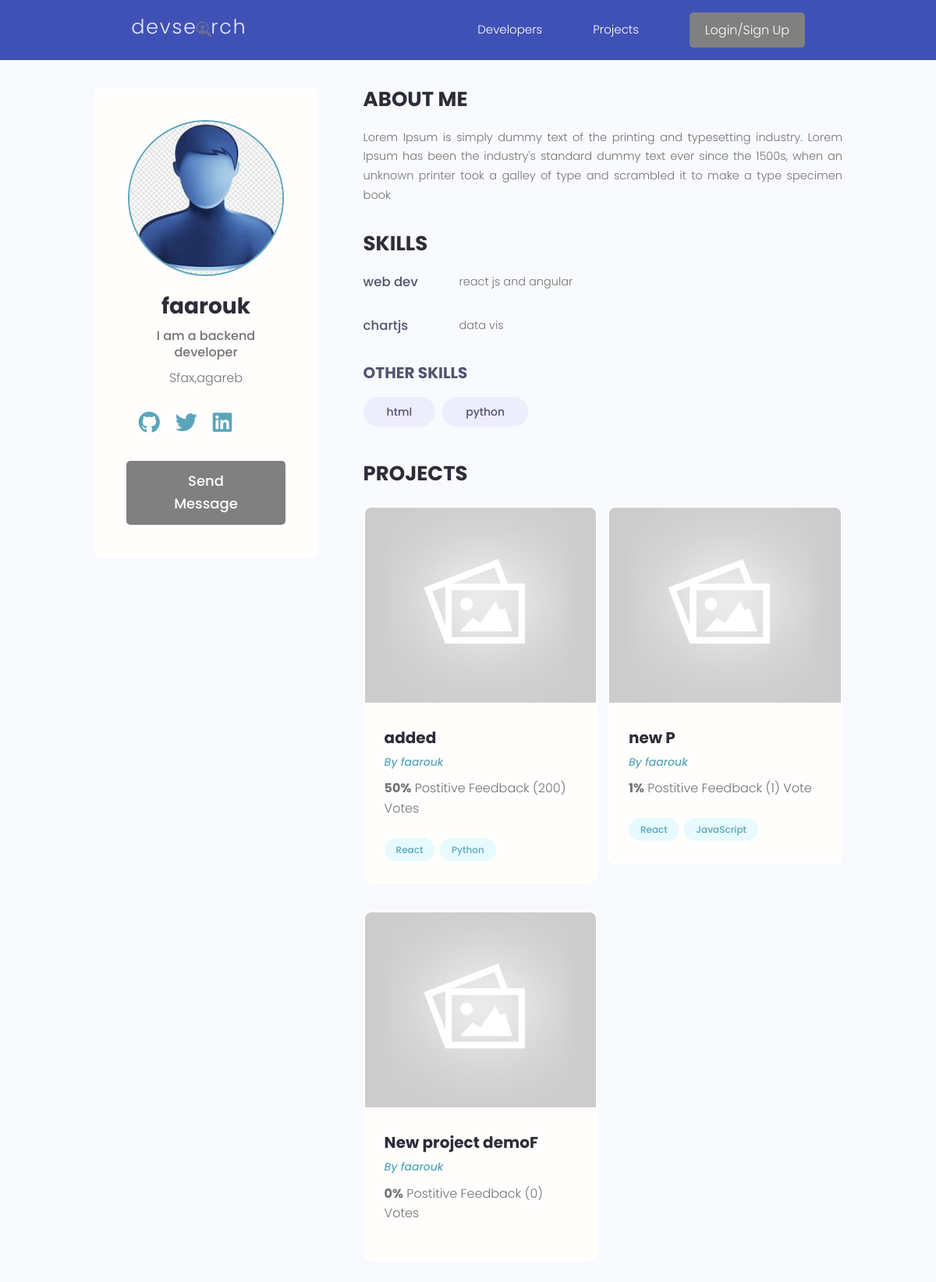
/profile/88b4c485-e2a3-436c-9921-4944f9a081f5/, run on an earlier commit of the app's database.
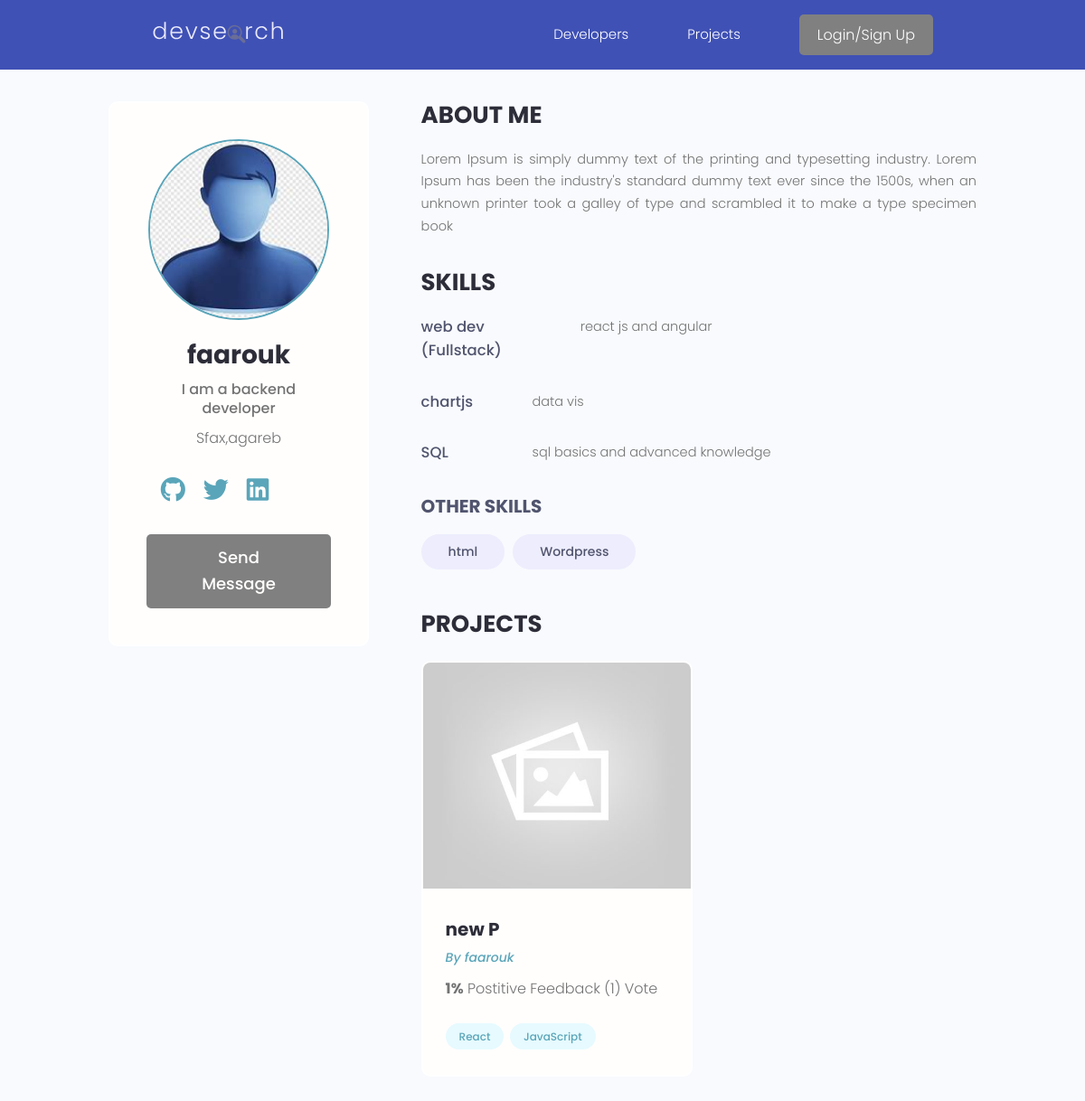
And on a later commit of the database.
### users/models.py (models this page shows, shortened)
class Skill(models.Model):
    owner = models.ForeignKey(Profile,on_delete=models.CASCADE,null=True,blank=True)
    name =  models.CharField(max_length=200,null=True,blank=True)
    description = models.TextField(null=True,blank=True)
    created = models.DateTimeField(auto_now_add=True)
    id = models.UUIDField(default=uuid.uuid4, unique = True,
                          primary_key=True,editable=False)
    def __str__(self) -> str:
        return str(self.name)

class Profile(models.Model):
    user = models.OneToOneField(User,on_delete=models.CASCADE,null=True,blank=True)
    name = models.CharField(max_length=200,null=True,blank=True)
    email = models.EmailField(max_length=500,null=True,blank=True)
    username = models.CharField(max_length=200,null=True,blank=True)
    location = models.CharField(max_length=200,null=True,blank=True)
    short_intro = models.CharField(max_length=200,null=True,blank=True)
    bio = models.TextField(null=True,blank=True)
    profile_image = models.ImageField(null=True,blank=True,upload_to='profiles/',default="profiles/user-default.png")
    social_github = models.CharField(max_length=200,null=True,blank=True)
    social_twitter = models.CharField(max_length=200,null=True,blank=True)
    social_linkedin = models.CharField(max_length=200,null=True,blank=True)
    social_youtube = models.CharField(max_length=200,null=True,blank=True)
    social_website = models.CharField(max_length=200,null=True,blank=True)
    created = models.DateTimeField(auto_now_add=True)
    id = models.UUIDField(default=uuid.uuid4, unique = True,
                          primary_key=True,editable=False)

### projects/models.py (models this page shows, shortened)
class Project(models.Model):
    owner = models.ForeignKey(Profile,null=True,blank=True,on_delete=models.SET_NULL)
    title = models.CharField(max_length=200)
    description = models.TextField(null=True,blank=True)
    featured_image = models.ImageField(null=True,blank=True,default='default.jpg')
    demo_link = models.CharField(max_length=2000, null=True,blank=True)
    source_link = models.CharField(max_length=2000,null=True,blank=True)
    tags = models.ManyToManyField('Tag',blank=True)
    vote_total = models.IntegerField(default=0,null=True,blank=True)
    vote_ratio = models.IntegerField(default=0,null=True,blank=True)
    created = models.DateTimeField(auto_now_add=True)
    id = models.UUIDField(default=uuid.uuid4, unique = True,
                          primary_key=True,editable=False)
    class Meta:
        ordering = ['-vote_ratio' , '-vote_total' , 'title' ]

class Tag(models.Model):
    name = models.CharField(max_length=200)
    created = models.DateTimeField(auto_now_add=True)
    id = models.UUIDField(default=uuid.uuid4,unique=True,
                          primary_key=True ,editable=False)
    def __str__(self) :
        return self.name

### users/views.py (the view)
# urls.py: path('profile/<str:pk>/',views.userProfile, name = "user-profile"),
def userProfile(request,pk):
    profile = Profile.objects.get(id=pk)
    topSkills = profile.skill_set.exclude(description__exact="")
    otherSkills = profile.skill_set.filter(description__exact="")
    context = {'profile':profile,'topSkills':topSkills,'otherSkills':otherSkills}
    return render(request,'users/user-profile.html',context)

### users/templates/users/user-profile.html
{% extends 'main.html' %}
{% block content %}
<main class="profile my-md">
    <div class="container">
      <div class="layout">
        <div class="column column--1of3">
          <div class="card text-center">
            <div class="card__body dev">
              <img class="avatar avatar--xl" src="{{profile.profile_image.url}}" />
              <h2 class="dev__name">{{profile.name}}</h2>
              <p class="dev__title">{{profile.short_intro}}</p>
              <p class="dev__location">{{profile.location}}</p>
              <ul class="dev__social">
                {% if profile.social_github %}
                <li>
                    <a title="Github" href="{{profile.social_github}}" target="_blank"><i class="fab fa-github"></i></a>
                </li>
                {% endif %}
                {% if profile.social_twitter %}
                <li>
                <a title="Twitter" href="{{profile.social_twitter}}" target="_blank"><i class="fab fa-twitter"></i></a>
            </li>
            {% endif %}
            {% if profile.social_linkedin %}
            <li>
                <a title="LinkedIn" href="{{profile.social_linkedin}}" target="_blank"><i class="fab fa-linkedin"></i></a>
            </li>
            {% endif %}
            {% if profile.social_website %}
            <li>
                <a title="Personal Website" href="{{profile.social_website}}" target="_blank" class="dev__social-globe"><i class="fab fa-globe"></i></a>
            </li>
            {% endif %}
        </ul>
            {% if request.user.profile.id != profile.id %}
            <a href="{% url 'create-message' profile.id %}" class="btn btn--sub btn--lg">Send Message </a>
            {% endif %}
            </div>
          </div>
        </div>
        <div class="column column--2of3">
          <div class="devInfo">
            <h3 class="devInfo__title">About Me</h3>
            <p class="devInfo__about">{{profile.bio}}</p>
          </div>
          <div class="devInfo">
            <h3 class="devInfo__title">Skills</h3>
            <div class="devInfo__skills">
                {% for skill in topSkills  %}
                <div class="devSkill">
                    <h4 class="devSkill__title">{{skill.name}}</h4>
                    <p class="devSkill__info">{{skill.description}}</p>
            </div>
            {% endfor %}
              <h3 class="devInfo__subtitle">Other Skills</h3>
              <div class="devInfo__otherSkills">
                {% for skill in otherSkills %}
                <span class="tag tag--pill tag--sub tag--lg">
                    <small>{{skill}}</small>
                </span>
                {% endfor %}
              </div>
            </div>
          </div>
          <div class="devInfo">
            <h3 class="devInfo__title">Projects</h3>
            <div class="grid grid--two">
                {% for project in profile.project_set.all  %}
                <div class="column">
                <div class="card project">
                  <a href="{% url 'project' project.id %}" class="project">
                    <img class="project__thumbnail" src="{{project.featured_image.url}}" alt="project thumbnail" />
                    <div class="card__body">
                      <h3 class="project__title">{{project.title}}</h3>
                      <p><a class="project__author" href="{% url 'user-profile' project.owner.id %}">By {{project.owner.name}}</a></p>
                      <p class="project--rating">
                          <span style="font-weight: bold;">{{project.vote_ratio}}%</span> Postitive
                        Feedback ({{project.vote_total}}) Vote{{project.vote_total|pluralize:'s'}}
                      </p>
                      <div class="project__tags">
                        {% for tag in project.tags.all  %}
                        <span class="tag tag--pill tag--main">
                            <small>{{tag}}</small>
                        </span>
                        {% endfor %}
                    </div>
                </div>
            </a>
        </div>
    </div>
    {% endfor %}
</div>
</div>
</div>
</div>
</div>
</main>
{% endblock %}

What changed in the data, as far as the page shows it:
removed Skill: name "python", shown under "OTHER SKILLS"
removed Project: featured_image (placeholder picture), title "added", owner.name "faarouk", vote_ratio "50", vote_total "200", Tag (name "React")
no longer on this page (row unchanged): Tag: name "Python", shown under "added"
removed Project: featured_image (placeholder picture), title "New project demoF", owner.name "faarouk", vote_ratio "0", vote_total "0"
changed Skill "react js and angular": name "web dev" → "web dev (Fullstack)"
added Skill: name "SQL", description "sql basics and advanced knowledge", shown under "SKILLS"
added Skill: name "Wordpress", shown under "OTHER SKILLS"
